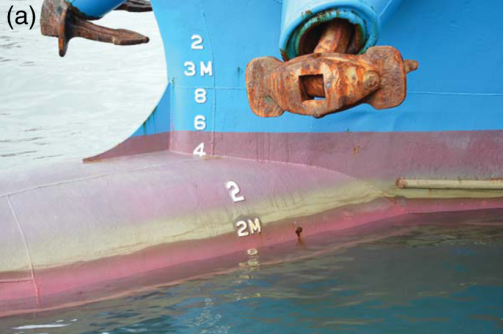
#> input picture DroneProject/data/images/02.png, 503 x 334 px, given in place of 01_UHD.png, which was not available
$ python DraftCalculation.py
#> lines starting #> are read from the running program, lines starting #| are printed output that depends on the picture; after the words box and inside, x2 and y2 are one past the last pixel; in counts of white or black regions, pixels touching at a corner belong together; pictures that were not available may be replaced by others from this repository, and a replacement may not be noted
### DroneProject/src/draft_estimation/lib/ImageUtils.py
import cv2
import numpy as np


# [4 lines left out: function overlap_imgs, not called in this run]


def resize_to_full_screen_factor(img):
    h, w = img.shape[:2]
    return min(600 / h, 1400 / w)


def resize_to_full_screen(img):
    factor = resize_to_full_screen_factor(img)
    return cv2.resize(img, (0, 0), fx=factor, fy=factor, interpolation=cv2.INTER_AREA)


def normalize_img_0_1(img):
    return (img - np.min(img)) / np.ptp(img)


def normalize_img_0_255(img):
    return (255*(normalize_img_0_1(img))).astype(np.uint8)


def read(img_path):
    img = cv2.imread(img_path)
    if img is None:
        print("Invalid path.")
        exit(1)
    return img

### DroneProject/src/draft_estimation/lib/Board.py
import numpy as np
import cv2

from src.draft_estimation.lib.Colors import Color
from src.draft_estimation.lib.ImageUtils import resize_to_full_screen


class Board:
    def __init__(self, img, rows, cols, name=""):
        self.__name = name
        self.rows = rows
        self.cols = cols
        self.h, self.w = img.shape[:2]
        self.board = np.zeros((rows*(self.h+1)-1, cols*(self.w+1)-1, 3), dtype=np.uint8)

        for y in range(1, rows+1):
            y = y*(self.h+1)-1
            cv2.line(self.board, (0, y), (cols*(self.w+1)-1, y), Color.WHITE.value, thickness=1)
        for x in range(1, cols+1):
            x = x*(self.w+1)-1
            cv2.line(self.board, (x, 0), (x, rows*(self.h+1)-1), Color.WHITE.value, thickness=1)

    def move_point(self, pt, row, col):
        x, y = pt
        return col * (self.w + 1) + x, row * (self.h + 1) + y

    def draw_marks(self, marks, row, col):
        if not marks:
            return

        img = np.zeros((self.h, self.w), np.uint8)
        for mark in marks:
            x, y, w, h = mark.rect
            img[y:y+h, x:x+w] = mark.materialize()

        img = cv2.cvtColor(img, cv2.COLOR_GRAY2BGR)

        for mark in marks:
            mark.draw(img)
        return self.draw_img(img, row, col)

    def draw_line(self, pt1, pt2, color, thickness, row, col):
        cv2.line(self.board, self.move_point(pt1, row, col), self.move_point(pt2, row, col), color, thickness=1)

    def draw_img(self, img, row, col):
        if not (0 <= row <= self.rows) or not (0 <= col <= self.cols):
            raise ValueError

        img = self.check_dims(img)
        x, y = self.move_point((0, 0), row, col)
        self.board[y:y+self.h, x:x+self.w] = img
        return img

    def check_dims(self, img):
        if len(img.shape) == 3:
            return img
        return cv2.cvtColor(img, cv2.COLOR_GRAY2BGR)

    def show(self):
        cv2.imshow(self.__name, resize_to_full_screen(self.board))
        cv2.waitKey(0)
        return self

    def name(self, name):
        self.__name = name
        cv2.namedWindow(self.__name)

### DroneProject/src/draft_estimation/demo/DraftMarkSegmentationDemo.py
#############################################################
# [4 lines that do not run on import are left out]
#############################################################

import cv2
import numpy as np

from src.draft_estimation.lib.Board import Board
from src.draft_estimation.lib.ImageUtils import read
from src.draft_estimation.lib.Colors import Color
from src.draft_estimation.DraftMarkSegmentation import DraftMarkSegmentator
from src.draft_estimation.Constants import DEFAULT_P

KEY_ARROW_UP = 2490368
KEY_ARROW_DOWN = 2621440


def choose_kernel_radius(img, radius=DEFAULT_P):
    board = Board(img, 3, 3)
    board.draw_img(img, 0, 0)
    board.name("Choose kernel radius.")
    h, w = img.shape[:2]

    def draw():
        nonlocal board, radius, w, h

        dm_seg = DraftMarkSegmentator(radius)
        try:
            dm_seg.run(img)
        except ValueError:
            pass

        kernel_img = np.zeros((h, w), dtype=np.uint8)
        cv2.circle(kernel_img, (w//2, h//2), dm_seg.kernel_radius//2, Color.WHITE.value, -1)
        cv2.putText(kernel_img, "radius = " + str(radius), (w//2, h//2 - radius - 10), cv2.FONT_HERSHEY_SIMPLEX, 0.7, Color.WHITE.value, 1, cv2.LINE_AA)

        board.draw_img(dm_seg.color_corrected, 0, 1)
        board.draw_img(kernel_img, 0, 2)
        board.draw_img(dm_seg.tophat_img, 1, 0)
        board.draw_img(dm_seg.blackhat_img, 2, 0)
        board.draw_img(dm_seg.tophat_bin_img, 1, 1)
        board.draw_img(dm_seg.blackhat_bin_img, 2, 1)
        board.draw_marks(list(filter(lambda x: x.tophat_flag, dm_seg.marks)), 1, 2)
        board.draw_marks(list(filter(lambda x: not x.tophat_flag, dm_seg.marks)), 2, 2)

        board.show()

    draw()
    while True:
        code = cv2.waitKeyEx(1)
        if code == KEY_ARROW_UP:
            radius = min(radius + 1, h//4, w//4)
            draw()
        elif code == KEY_ARROW_DOWN:
            radius = max(1, radius - 1)
            draw()
        elif code != -1:
            cv2.destroyAllWindows()
            return radius

        if not cv2.getWindowProperty("Choose kernel radius.", cv2.WND_PROP_VISIBLE):
            return radius


def main(img_path):
    org = read(img_path)
    choose_kernel_radius(org)


# [2 lines that do not run on import are left out]

### DroneProject/src/draft_estimation/DraftMarkSegmentation.py
import cv2

from src.draft_estimation.lib.Colors import Color
from src.draft_estimation.lib.DraftMarks import DraftMark
from src.draft_estimation.lib.DraftMarkSet import DraftMarkSet
from src.draft_estimation.Constants import MARK_MAX_W_TO_H_RATIO, MARK_MIN_W_TO_H_RATIO, MARK_MIN_AREA, MARK_MAX_AREA


class DraftMarkSegmentator:  # :-D
    def __init__(self, kernel_radius):
        self.marks = DraftMarkSet()
        self.kernel_radius = kernel_radius

        # for debbuging and demos
        self.color_corrected = None
        self.tophat_img = None
        self.blackhat_img = None
        self.tophat_bin_img = None
        self.blackhat_bin_img = None

    def search_marks(self, img):
        # TODO: crop the img
        # TODO: black on red marks problem

        # mask = cv2.inRange(img, (0, 0, 50), (15, 15, 255))
        # img_diff = img.max(axis=2) - img.min(axis=2)
        self.color_corrected = img.copy()
        # self.color_corrected[img_diff > 75] = Color.BLUE.value

        grey_img = cv2.cvtColor(self.color_corrected, cv2.COLOR_BGR2GRAY)

        kernel = cv2.getStructuringElement(cv2.MORPH_ELLIPSE, (self.kernel_radius, self.kernel_radius))
        self.tophat_img = cv2.morphologyEx(grey_img, cv2.MORPH_TOPHAT, kernel)
        self.blackhat_img = cv2.morphologyEx(grey_img, cv2.MORPH_BLACKHAT, kernel)

        _, self.tophat_bin_img = cv2.threshold(self.tophat_img, 0, 255, cv2.THRESH_BINARY + cv2.THRESH_OTSU)
        _, self.blackhat_bin_img = cv2.threshold(self.blackhat_img, 0, 255, cv2.THRESH_BINARY + cv2.THRESH_OTSU)

        tophat_cntrs, _ = cv2.findContours(self.tophat_bin_img, cv2.RETR_EXTERNAL, cv2.CHAIN_APPROX_SIMPLE)
        blackhat_cntrs, _ = cv2.findContours(self.blackhat_bin_img, cv2.RETR_EXTERNAL, cv2.CHAIN_APPROX_SIMPLE)

        self.marks.add_from({DraftMark(cv2.boundingRect(cntr), self.tophat_bin_img, True) for cntr in tophat_cntrs})
        self.marks.add_from({DraftMark(cv2.boundingRect(cntr), self.blackhat_bin_img, False) for cntr in blackhat_cntrs})
        return self

    def filter(self):
        for mark in self.marks.marks.copy():
            _, _, w, h = mark.rect
            if not (MARK_MIN_W_TO_H_RATIO < w/h < MARK_MAX_W_TO_H_RATIO):
                self.marks.remove(mark)
            elif not (MARK_MIN_AREA < w*h < MARK_MAX_AREA):
                self.marks.remove(mark)
        return self

    def run(self, org_img):
        self.search_marks(org_img).filter()
        if not self.marks:
            raise ValueError("Segmentation fault")
        return self.marks

### DroneProject/src/draft_estimation/lib/DraftMarkSet.py
from src.draft_estimation.lib.DraftMarks import DraftMarkString
from src.draft_estimation.lib.Grid2DMath import overlap_area_percentage, are_overlapping


class DraftMarkSet():
    def __init__(self):
        self.marks = set()
        self.strings = set()
        self.removed_marks = set()
        self.removed_strings = set()

    def marks_and_strings(self, removed=False):
        used_in_strings = set()
        strings = self.removed_strings if removed else self.strings
        marks = self.removed_marks if removed else self.marks
        for string in strings:
            for mark in string.marks:
                used_in_strings.add(mark)
        return strings | marks - used_in_strings

    def __remove_mark(self, mark):
        if mark in self.marks:
            self.marks.remove(mark)
        self.removed_marks.add(mark)

    # [6 lines left out: function __remove_string, not called in this run]

    def remove(self, key):
        if isinstance(key, DraftMarkString):
            self.__remove_string(key)
        elif key.string:
            self.__remove_string(key.string)
        else:
            self.__remove_mark(key)

    # [6 lines left out: function __add_string, not called in this run]

    def __add_mark(self, mark):
        if mark in self.removed_marks:
            self.removed_marks.remove(mark)
        self.marks.add(mark)

    def add(self, key):
        if isinstance(key, DraftMarkString):
            self.__add_string(key)
        elif key.string:
            self.__add_string(key.string)
        else:
            self.__add_mark(key)

    def add_from(self, iterator):
        for key in iterator:
            self.add(key)

    def y_sorted(self, reverse, strings):
        iterator = self.marks if not strings else self.marks_and_strings()
        return list(sorted(iterator, key=lambda x: x.rect[1], reverse=reverse))

    # [15 lines left out: functions pairs, in_area, mark_at, not called in this run]

    def __contains__(self, key):
        return key in self.marks or key in self.strings

    def __iter__(self):
        return iter(self.marks_and_strings())

### DroneProject/src/draft_estimation/lib/DraftMarks.py
import cv2
import numpy as np

from src.draft_estimation.lib.Colors import Color
from src.draft_estimation.lib.Grid2DMath import join


class DraftMark:
    def __init__(self, rect, img, tophat_flag):
        self.rect = rect
        self.img = img
        self.tophat_flag = tophat_flag
        self.label = None
        self.conf = None
        self.materialized = None
        self.string = None

    def materialize(self):
        if self.materialized is None:
            x, y, w, h = self.rect
            self.materialized = self.img[y:y+h, x:x+w]
        return self.materialized

    def center(self):
        x, y, w, h = self.rect
        return x + w // 2, y - h // 2

    # [14 lines left out: function join_with, not called in this run]

    def draw(self, img):
        if self.string:
            self.string.draw(img)
            return

        x, y, w, h = self.rect
        col = Color.GREEN.value if self.tophat_flag else Color.RED.value
        cv2.rectangle(img, (x, y), (x+w, y+h), col, 1)
        if self.label and self.conf:
            cv2.putText(img, str((self.label, round(self.conf, 2))), (x+w, y+h), cv2.FONT_HERSHEY_SIMPLEX, 0.4, col, 1, cv2.LINE_AA)
        return self

    def __repr__(self):
        return f"{self.label}"

    def __hash__(self):
        return hash(self.rect)

    def __eq__(self, other):
        return self.rect == other.rect

    def bottom(self):
        x, y, w, h = self.rect
        return (x+w//2, y+h-1)

    def top(self):
        x, y, w, h = self.rect
        return (x+w//2, y+1)


class DraftMarkString:
    # [48 lines left out: functions __init__, comp_label, comp_conf, comp_rect, draw, add and 1 more, not called in this run]

    def center(self):
        x, y, w, h = self.rect
        return x + w // 2, y - h // 2

    def __repr__(self):
        return f"{self.label}"

    def __hash__(self):
        return hash(self.rect)

    def __eq__(self, other):
        return self.rect == other.rect

    def bottom(self):
        x, y, w, h = self.rect
        return (x+w//2, y+h-1)

    def top(self):
        x, y, w, h = self.rect
        return (x+w//2, y+1)

### DroneProject/src/draft_estimation/DraftMarkRecognition.py
from src.draft_estimation.lib.DraftMarks import DraftMarkString, DraftMark
from src.draft_estimation.lib.OCR import TemplateOCR
from src.draft_estimation.lib.SequenceMatcher import match_sequences
from src.draft_estimation.lib.Grid2DMath import are_overlapping, overlap_area_percentage, distance_y, distance_x
from src.draft_estimation.Constants import TEMPLATES_PATH, STRING_MAX_VERT_DIST, STRING_MAX_HORZ_DIST, STRING_MIN_H_RATIO, STRING_MAX_H_RATIO, MARK_W_TO_H_RATIOS, MARK_MIN_CONF, MARK_MAX_OVERLAP_PERCENTAGE


class DraftMarkRecognizer:
    def __init__(self):
        self.marks = None
        self.templates = TemplateOCR(TEMPLATES_PATH)

    # [69 lines left out: functions join_strings, eval_marks, conf_filter, join_tophat_and_blackhat, resolve_y_overlaps, match_marks and 2 more, not called in this run]

### DroneProject/src/draft_estimation/lib/OCR.py
import cv2
import pytesseract
import numpy as np

from pickle import loads, dumps

from src.draft_estimation.lib.DraftMarks import DraftMarkString
from src.draft_estimation.lib.ImageUtils import normalize_img_0_1, normalize_img_0_255
from src.draft_estimation.Constants import TEMPLATE_ADAPTIVITY


# [19 lines left out: functions eval_char_tess, eval_char_human, not called in this run]


class TemplateOCR:
    def __init__(self, filename):
        self.filename = filename
        self.templates = None
        self.load()

    def load(self):
        with open(self.filename, 'rb') as file:
            self.templates = loads(file.read())
        return self

    # [30 lines left out: functions save, eval_char, train_help, train, not called in this run]

### DroneProject/src/draft_estimation/DraftCalculation.py
#############################################################
if __name__ == "__main__":                                 ##
    import os                                              ##
    import sys                                             ##
    sys.path.insert(1, os.path.abspath("..\\DroneProject"))##
#############################################################

from src.draft_estimation.DraftMarkRecognition import DraftMarkRecognizer
from src.draft_estimation.WaterLineDetection import WaterLineDetector
from src.draft_estimation.DraftMarkSegmentation import DraftMarkSegmentator
# TODO: maybe use distance instead of distance_y?
from src.draft_estimation.lib.Grid2DMath import distance_y
from src.draft_estimation.lib.SequenceMatcher import mark_dist
from src.draft_estimation.lib.ImageUtils import read

from scipy.signal import medfilt


class DraftCalculator:
    def __init__(self, kernel_radius):
        self.dm_seg = DraftMarkSegmentator(kernel_radius)
        self.dm_rec = DraftMarkRecognizer()
        self.wl_det = WaterLineDetector()

        self.pts = []

    # [50 lines left out: functions calc_draft, run, not called in this run]


def main(img_path):
#> called with img_path = '..\\DroneProject\\data\\images\\01_UHD.png'
    import cProfile
    import pstats
    import cv2

    from src.draft_estimation.demo.DraftMarkSegmentationDemo import choose_kernel_radius

    img = read(img_path)
#> in read, img is the input picture: shape (334, 503, 3); mean B, G, R 155, 146.2, 135.3
    print("h x w:", img.shape[:2])
#| h x w: (334, 503)
    kernel_radius = choose_kernel_radius(img)
#> after the loop in __init__, `for y in range(1, rows+1):`:
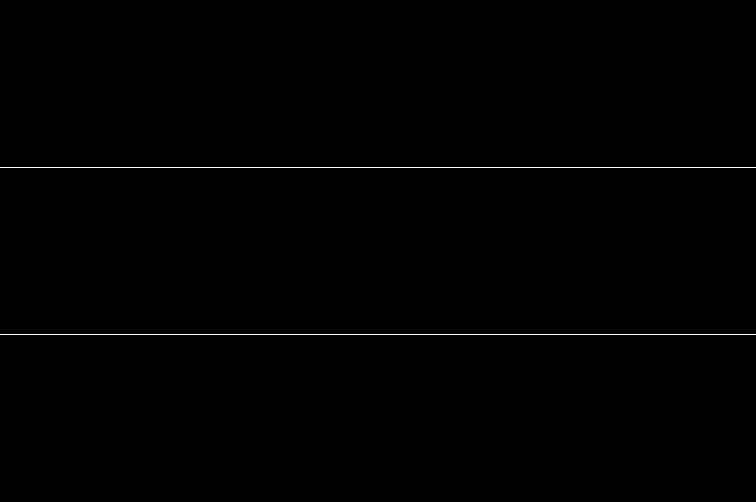
#> self.board: shape (1004, 1511, 3) (shown at 1/2 size); 0.2% white in thin lines or dots, all inside (x1, y1, x2, y2) = (0, 334, 1511, 670)
#> after the loop in __init__, `for x in range(1, cols+1):`:
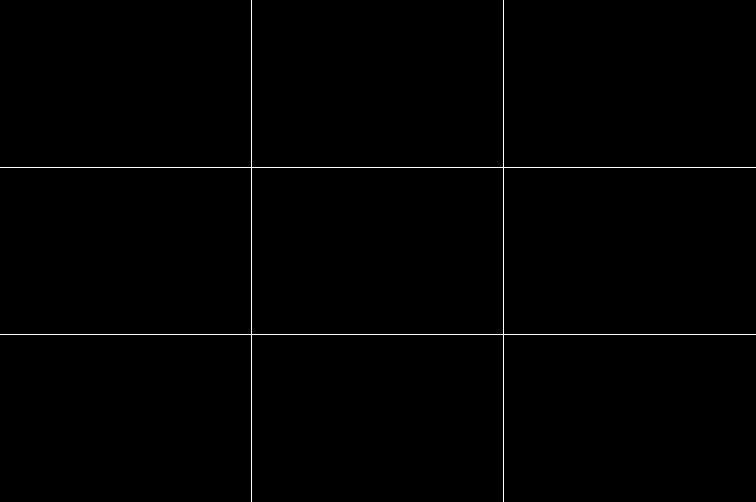
#> self.board: shape (1004, 1511, 3) (shown at 1/2 size); 0.33% white in thin lines or dots
#> in search_marks, `tophat_cntrs, _ = cv2.findContours(self.tophat_bin_img, cv2.RETR_EXTER..`: tophat_cntrs = 274 contours, 231 with area under 20; largest, box (x1, y1, x2, y2) and area: (396, 189, 503, 198) 582, (323, 53, 379, 95) 551, (291, 8, 365, 53) 504, (300, 32, 340, 109) 468, (403, 180, 503, 188) 434
#> in search_marks, `blackhat_cntrs, _ = cv2.findContours(self.blackhat_bin_img, cv2.RETR_E..`: blackhat_cntrs = 243 contours, 205 with area under 20; largest, box (x1, y1, x2, y2) and area: (277, 46, 387, 119) 1962, (273, 4, 369, 63) 830, (298, 73, 326, 102) 552, (78, 25, 150, 45) 380, (320, 18, 355, 54) 240
#> the loop in draw_marks, `for mark in marks:` made 34 passes
#> in draw_img (call 8), `self.board[y:y+self.h, x:x+self.w] = img`:
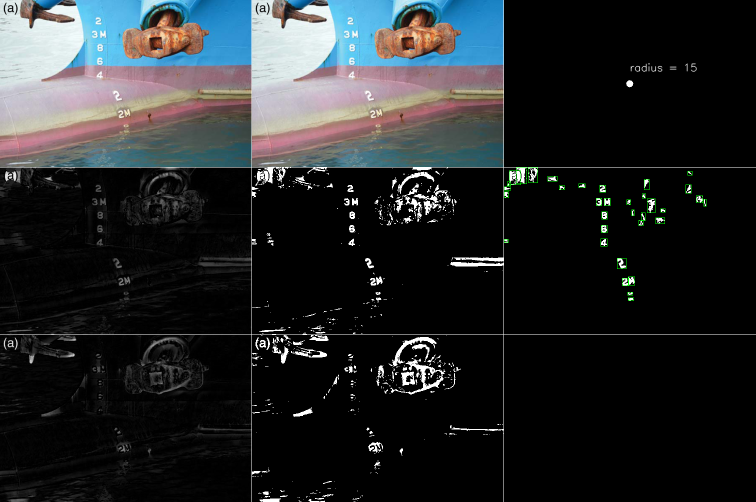
#> self.board: shape (1004, 1511, 3) (shown at 1/2 size); mean of channels 0, 1, 2 40.5, 38.9, 36.2; drawn as B, G, R
#> call 2 of draw_marks, with row = 2, col = 2
#> the loop in draw_marks (call 2), `for mark in marks:` made 27 passes
#> pass 1, in materialize (call 35), `self.materialized = self.img[y:y+h, x:x+w]`:
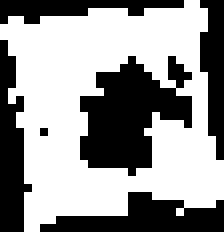
#> self.materialized: shape (29, 28) (shown 8 times larger); 58.6% white; 6 black regions (1 under 20 px), largest, box (x1, y1, x2, y2) and area: (10, 7, 24, 22) 127, (5, 24, 28, 29) 66, (0, 5, 4, 29) 60, (25, 0, 28, 20) 43, (0, 0, 23, 3) 39
#> after the loop in draw_marks (call 2), `for mark in marks:`:
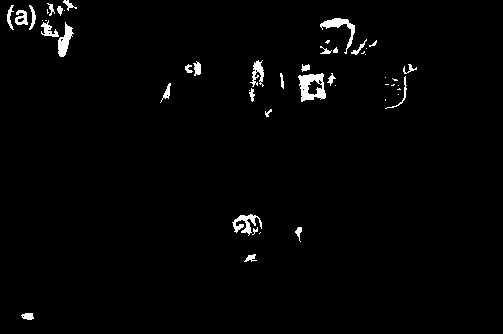
#> img: shape (334, 503); 1.8% white; 49 white regions (19 under 20 px), largest, box (x1, y1, x2, y2) and area: (298, 73, 326, 102) 476, (320, 18, 355, 54) 307, (232, 214, 262, 236) 279
#> after the loop in draw_marks (call 2), `for mark in marks:`:
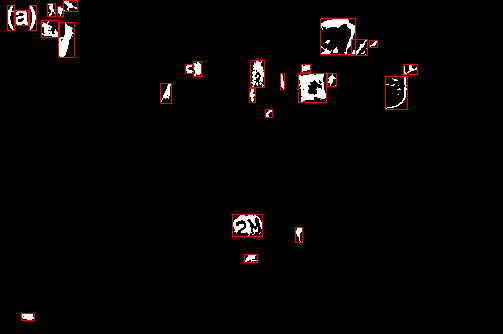
#> img: shape (334, 503, 3); mean B, G, R 4.3, 4.3, 6.7
#> in resize_to_full_screen, `return cv2.resize(img, (0, 0), fx=factor, fy=factor, interpolation=cv2..`:
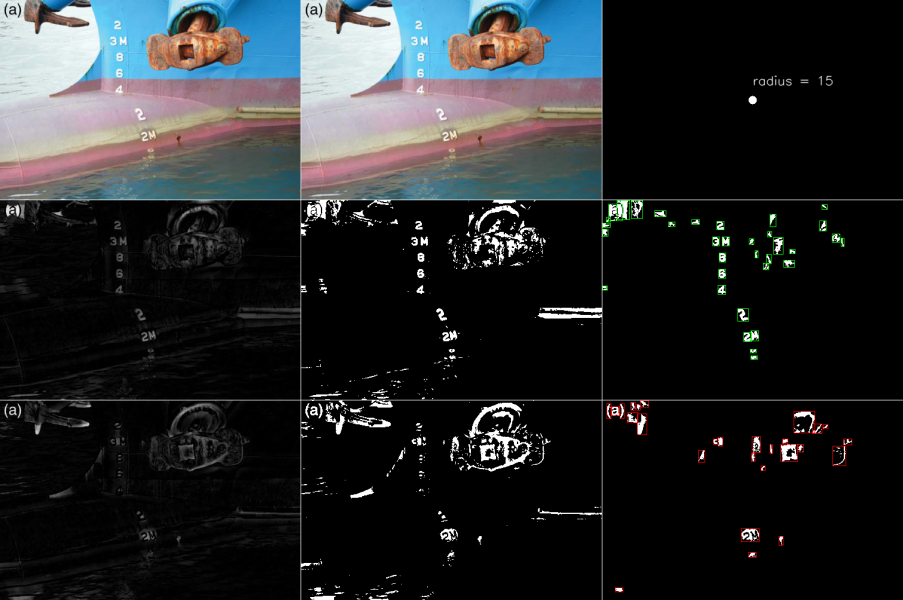
#> returned value: shape (600, 903, 3); mean of channels 0, 1, 2 41, 39.3, 36.9; drawn as B, G, R
#> (key Esc is pressed here)
    d_calc = DraftCalculator(kernel_radius)

    with cProfile.Profile() as pr:
        d_calc.run([img])

    stats = pstats.Stats(pr)
    # stats.sort_stats(pstats.SortKey.TIME)
    stats.sort_stats(pstats.SortKey.CUMULATIVE)
    stats.print_stats()


if __name__ == '__main__':
#> (the run stopped early here; a loop or call above may not have finished)
